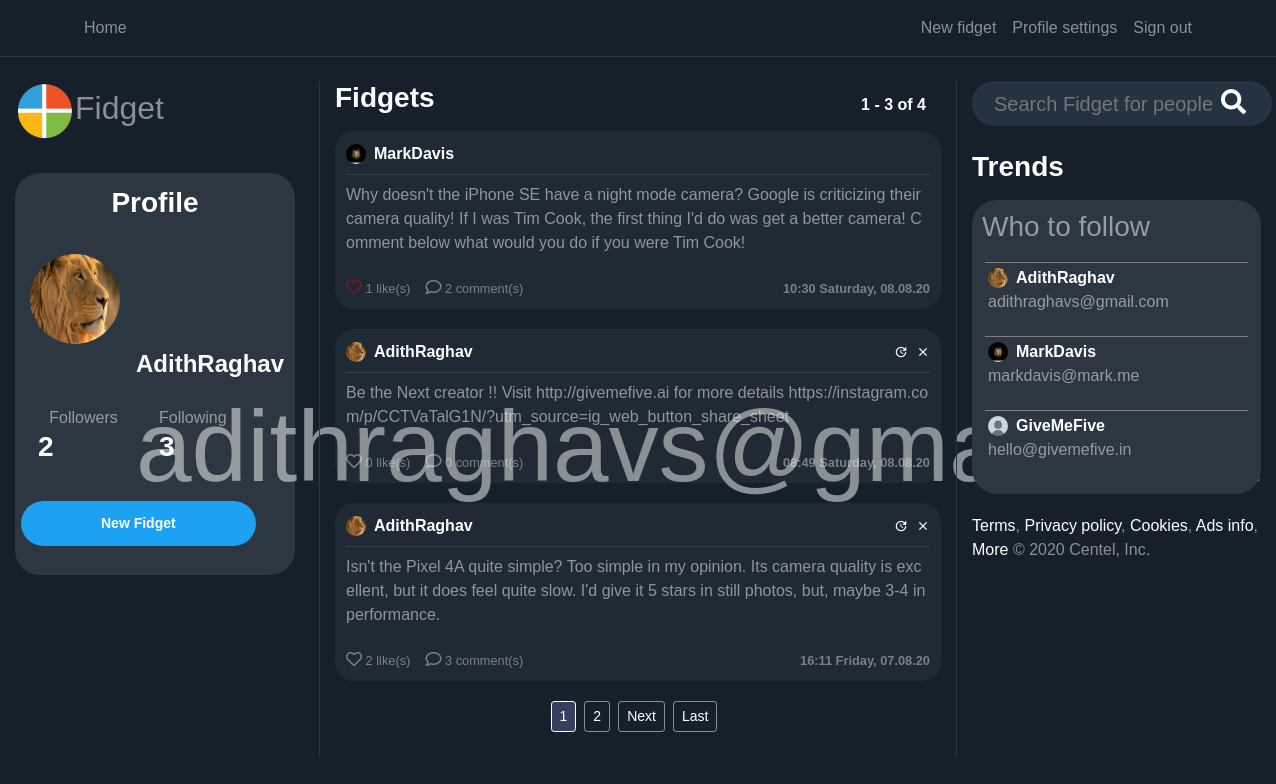
The app's page / (signed in) with its own data.
### users/models.py (models this page shows, shortened)
class Profile(models.Model):
    user = models.OneToOneField(User, on_delete=models.CASCADE)
    image = models.ImageField(default='default.png', upload_to='profile_pics')
    @property
    def followers(self):
        return Follow.objects.filter(follow_user=self.user).count()
    @property
    def following(self):
        return Follow.objects.filter(user=self.user).count()

### blog/models.py (models this page shows, shortened)
class Post(models.Model):
    content = models.TextField(max_length=1000)
    date_posted = models.DateTimeField(default=timezone.now)
    author = models.ForeignKey(User, on_delete=models.CASCADE)
    likes= models.IntegerField(default=0)
    dislikes= models.IntegerField(default=0)
    @property
    def number_of_comments(self):
        return Comment.objects.filter(post_connected=self).count()

### blog/views.py (the view)
# urls.py: path('', PostListView.as_view(), name='blog-home'),
class PostListView(LoginRequiredMixin, ListView):
    model = Post
    template_name = 'blog/home.html'
    context_object_name = 'posts'
    ordering = ['-date_posted']
    paginate_by = PAGINATION_COUNT
    def get_context_data(self, **kwargs):
        data = super().get_context_data(**kwargs)
        all_users = []
        data_counter = Post.objects.values('author')\
            .annotate(author_count=Count('author'))\
            .order_by('-author_count')[:6]
        for aux in data_counter:
            all_users.append(User.objects.filter(pk=aux['author']).first())
        data['preference'] = Preference.objects.all()
        data['all_users'] = all_users
        print(all_users, file=sys.stderr)
        return data
    def get_queryset(self):
        user = self.request.user
        qs = Follow.objects.filter(user=user)
        follows = [user]
        for obj in qs:
            follows.append(obj.follow_user)
        return Post.objects.filter(author__in=follows).order_by('-date_posted')

### blog/templates/blog/home.html (shortened to what this page needs)
{% extends "blog/base.html" %}
{% load static %}
{% block content %}
    <div class="row">
        <div class="col-12 col-md-3 pr-4 dont-move">
            <a href="/"> <h2><img class="img-fluid" width="60" src="{% static 'blog/logo.png' %}">Fidget</h2></a><br>
            <div class="profile-section">
            <h3 class="white-important p-2" style="text-align: center;">
                Profile
            </h3>
            <article class="media content-section" style="height: 140px; width: 100%">
                {%  if user_profile != None %}
                    <div class="mt-2 d-flex full-width align-items-center">
                        <img
                           class="rounded-circle mr-3 img-fluid"
                           style="width: 90px; height: 90px;"
                           src="{{ user_profile.profile.image.url }}">
                        <div>
                            <h4 style="text-align: left"
                                    class="white-important">
                                {{ user_profile.username }}
                            </h4>
                            <h6 style="text-align: left"
                                    class="email-profile">
                                {{ user.email }}
                            </h6>
                        </div>
                    </div>
                {%  else %}
                    <div class="mt-2 d-flex full-width align-items-center;  word-wrap: break-word;">
                        <img
                           class="rounded-circle mr-3"
                           style="width: 90px; height: 90px;"
                           src="{{ user.profile.image.url }}">
                        <div><br><br><br><br>
                            <h4 style="text-align: center; float:left;"
                                    class="white-important">
                                {{ user.username }}
                            </h4>
                            <h6 style="text-align: left; float:left; margin-left:0px"
                                    class="email-profile">
                                {{ user.email }}
                            </h6>
                        </div>
                    </div>
                {%  endif %}
            </article>
            <article class="media content-section">
                <div class="row full-width pl-2">
                    <div class="col-6" style="text-align: center;">
                            Followers
                    </div>
                    <div class="col-6">
                            Following
                    </div>
                    {%  if user_profile != None %}
                        <div class="col-6">
                            <h3 class="white-important follow-click">
                                <a href="{% url 'user-followers' user_profile.username %}">
                                    {{ user_profile.profile.followers }}
                                </a>
                            </h3>
                        </div>
                         <div class="col-6">
                            <a href="{% url 'user-follows' user_profile.username %}">
                                <h3 class="white-important follow-click">
                                    {{ user_profile.profile.following }}
                                </h3>
                            </a>
                        </div>
                    {% else %}
                        <div class="col-6">
                            <a href="{% url 'user-followers' user.username %}">
                                <h3 class="white-important follow-click">
                                    {{ user.profile.followers }}
                                </h3>
                            </a>
                        </div>
                        <a href="{% url 'user-follows' user.username %}">
                            <div class="col-6">
                                <h3 class="white-important follow-click">
                                    {{ user.profile.following }}
                                </h3>
                            </div>
                        </a>
                    {%  endif %}
                </div>
            </article>
            <div class="d-flex">
                {% if user_profile is None %}
                <div style="margin-left: 1px">
                    <a class="btn btn-sm btn-outline-primary mb-4 mr-3 " href="{% url 'post-create' %}">
                        New Fidget
                    </a>
                </div>
                {% endif %}
            </div>
            </div>
        </div>
        <div class="col-12 col-md-6 scrollable" >
            <div class="full-width row">
                <div class="col-6">
                    <h3 class="white-important mb-3">
                        Fidgets
                    </h3>
                </div>
                 <div class="col-6 no-padding">
                    <h6
                            style="position: absolute; bottom: 0; right: 0"
                            class="white-important mb-3">
                        {{ page_obj.start_index }} - {{ page_obj.end_index }} of
                        {{ paginator.count }}
                    </h6>
                </div>
            </div>
            {% for post in posts %}
                <article class="media content-section hovered-tweet">
                <div style="width: 100%; word-break: break-all;">
                    <div class="pb-2 row m-0" style="width: 100%; margin-right: 0 !important;">
                       <div
                               style="padding-left: 0px !important;"
                               class="col-8 no-padding d-flex align-items-center">
                           <img
                               class="rounded-circle mr-2"
                               style="width: 20px; height: 20px;"
                               src="{{ post.author.profile.image.url }}">
                           <a class="mr-2 white-important" href="{% url 'user-posts' post.author %}">
                               {{ post.author }}
                           </a>
                       </div>
                       <div class="col-4 d-flex flex-row-reverse no-padding align-items-center"
                            style="padding-right: 0 !important;">
                           {% if post.author == user %}
                                <a class="material-icons ml-2"
                                   style="font-size: 14px"
                                        href="{% url 'post-delete' post.id %}">clear</a>
                                <a class="material-icons ml-2"
                                   style="font-size: 14px"
                                        href="{% url 'post-update' post.id %}">update</a>
                            {%  endif %}
                       </div>
                   </div>
                    <div
                            class="mb-2"
                            style="width: 100%; height: 1px; background-color: rgba(255, 255, 255, 0.1)"></div>
                    <a
                            style="color: rgba(255, 255, 255, 0.5) !important;"
                            href="{% url 'post-detail' post.id %}">
                        <p class="mb-4">
                            {{ post.content }}
                        </p>
                    </a>
                        <div class="row">
                            <div class="col-6" style="display: flex;">
                                <small style="opacity: 0.4;">
                                    <a href="#" onClick="document.getElementById('likebutton').submit()">
                                            {% if post.likes == 1  %}
                                            <i style="color: red; font-size: 16px;" class="far fa-heart"></i>
                                            {% else %}
                                            <i style=" font-size: 16px;" class="far fa-heart"></i>
                                            {% endif %}
                                             {{post.likes}} like(s)
                                    </a>
                                </small>
                                <small style="opacity: 0.4; margin-left:15px;">
                                    <a href="/post/{{post.id}}/">
                                        <i style=" font-size: 16px;" class="far fa-comment"></i> {{ post.number_of_comments }} comment(s)
                                    </a>
                                </small>
                            </div>
                            <div class="col-6">
                                <small
                                        style="opacity: 0.4;"
                                    class="white-important d-flex full-width flex-row-reverse">
                                    {{ post.date_posted | date:"H:i l, d.m.y" }}
                                </small>
                            </div>
                        </div>
                </div>
                </article>
            {% endfor %}
            <div class="full-width d-flex justify-content-center">
                {% if is_paginated %}
                    {% for num in page_obj.paginator.page_range %}
                        {% if page_obj.number == num %}
                            <a class="btn btn-sm btn-info mb-4 mr-2"
                                href="?page={{ num }}">{{ num }}</a>
                        {% elif num > page_obj.number|add:'-3' and num < page_obj.number|add:'3' %}
                            <a class="btn btn-sm btn-outline-secondary mb-4 mr-2"
                                href="?page={{ num }}">{{ num }}</a>
                        {% endif %}
                    {% endfor %}
                    {% if page_obj.has_next %}
                        <a class="btn btn-sm btn-outline-secondary mb-4 mr-2"
                                href="?page={{ page_obj.next_page_number }}">Next</a>
                           <a class="btn btn-sm btn-outline-secondary mb-4 mr-2"
                            href="?page={{ page_obj.paginator.num_pages }}">Last</a>
                    {% endif %}
                {% endif %}
            </div>
        </div>
        <div class="col-12 col-md-3 dont-move">
            <form action="{% url 'search' %}" method="post">{% csrf_token %}
                <div class="search-container">
                    <div class="search">
                    <input required name="search" type="text" id="zip-code-input" placeholder="Search Fidget for people">
                    <button type="submit" style="border:0; background: transparent;"><i class="fa fa-search"></i> </button> </a>
                </form>
              </div>
            </div>
            <h3 class="white-important mb-3 mt-4"> Trends </h3>
                {%  if user_profile is None %}
                <article class="t-section media content-section">
                    <div class="row ">
                        <div class="col-12">
                            <h3>Who to follow</h3>
                        </div>
                        <ul class="col-12 mt-2">
                            {% for user in all_users %}
                                <li>
                                    <div class="who-to-follow">
                                        <div
                                               style="padding-left: 0px !important;"
                                               class="col-8 no-padding d-flex align-items-center">
                                           <img
                                               class="rounded-circle mr-2"
                                               style="width: 20px; height: 20px;"
                                               src="{{ user.profile.image.url }}">
                                           <a class="mr-2 white-important" href="{% url 'user-posts' user.username %}">
                                               {{ user.username }}
                                           </a>
                                       </div>
                                        <p>{{ user.email }}</p>
                                    </div>
                                </li>
                            {% endfor %}
                        </ul>
                    </div>
                </article>
                {% endif %}
                <p><a href="">Terms</a>,
<a href="">Privacy policy</a>,
<a href="">Cookies</a>,
<a href="">Ads info</a>,
<a href="">More</a>
© 2020 Centel, Inc.</p>
        </div>
    </div>
{% endblock content %}

### blog/templates/blog/base.html (shortened to what this page needs)
{% load static %}
<!doctype html>
<html lang="en">
    <head>
        <link rel="stylesheet" href="https://stackpath.bootstrapcdn.com/bootstrap/4.1.3/css/bootstrap.min.css">
        <link rel="stylesheet" type="text/css" href="{% static 'blog/main.css' %}">
        <link rel="stylesheet" type="text/css" href="{% static 'blog/style.css' %}">
        <link rel="stylesheet" href="https://cdnjs.cloudflare.com/ajax/libs/font-awesome/4.7.0/css/font-awesome.min.css">
        <link rel="stylesheet" href="https://cdnjs.cloudflare.com/ajax/libs/font-awesome/4.7.0/css/font-awesome.min.css">
        <link rel="stylesheet" href="https://pro.fontawesome.com/releases/v5.11.2/css/all.css">
    </head>
  <body>
      <header class="site-header">
      <nav
              style="border-bottom: 1px solid rgba(255, 255, 255, 0.1)"
              class="navbar navbar-expand navbar-dark bg-steel">
        <div class="container">
          <div class="collapse navbar-collapse" id="navbarToggle">
            <div class="navbar-nav mr-auto pl-2">
              <a class="nav-item nav-link" href="{% url 'blog-home' %}">Home</a>
            </div>
                        <div class="navbar-nav pr-2">
                {% if user.is_authenticated %}
                    <a class="nav-item nav-link" href="{% url 'post-create' %}">New fidget</a>
                    <a class="nav-item nav-link" href="{% url 'profile' %}">Profile settings</a>
                    <a class="nav-item nav-link" href="{% url 'logout' %}">Sign out</a>
                {% else %}
                    <a class="nav-item nav-link" href="{% url 'login' %}">Login</a>
                    <a class="nav-item nav-link" href="{% url 'register-users' %}">Register</a>
                {% endif %}
            </div>
          </div>
        </div>
      </nav>
    </header>
    <main role="main" class="container-fluid">
      <br>
      <div class="row">
        <div class="col-md-12">
          {% block content %}{% endblock %}
    </main>
  </body>
</html>

### records on screen
Post: author.profile.image (picture), author "MarkDavis", content "Why doesn't the iPhone SE have a night mode camera? Google is criticizing their camera quality! If I was Tim Cook, the first thing I'd do was get a better camera! Comment below what would you do if you were Tim Cook!", likes "1", number_of_comments "2", date_posted "10:30 Saturday, 08.08.20"
Post: author.profile.image (picture), author "AdithRaghav", content "Be the Next creator !! Visit http://givemefive.ai for more details https://instagram.com/p/CCTVaTalG1N/?utm_source=ig_web_button_share_sheet", likes "0", number_of_comments "0", date_posted "08:49 Saturday, 08.08.20"
Post: author.profile.image (picture), author "AdithRaghav", content "Isn't the Pixel 4A quite simple? Too simple in my opinion. Its camera quality is excellent, but it does feel quite slow. I'd give it 5 stars in still photos, but, maybe 3-4 in performance.", likes "2", number_of_comments "3", date_posted "16:11 Friday, 07.08.20"

### other values on screen
{{ user.username }} "AdithRaghav"
{{ user.email }} "adithraghavs@gmail.com"
{{ user.profile.followers }} "2"
{{ user.profile.following }} "3"
{{ page_obj.start_index }} "1"
{{ page_obj.end_index }} "3"
{{ paginator.count }} "4"
{{ num }} "1"
{{ num }} "2"
{{ user.username }} "MarkDavis"
{{ user.email }} "markdavis@mark.me"
{{ user.username }} "GiveMeFive"
{{ user.email }} "hello@givemefive.in"
